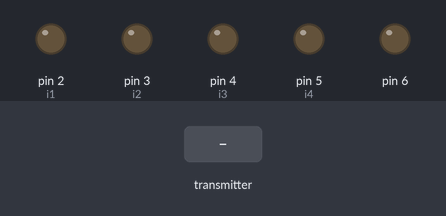
Bench run of a sketch on a simulated Arduino Uno, built with avr-gcc and run on an emulated ATmega328P. Shown: output pins drawn as LEDs (lit = HIGH). Inputs (shaded band) come from the test bench. No radio packets arrive unless stated.

Above: at 1.2 s.
1.3 s: the transmitter starts sending text.0 = 0
At 2.5 s:
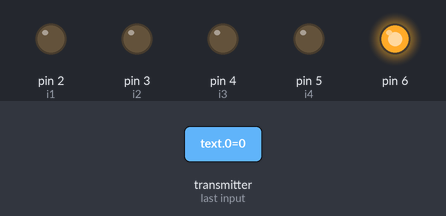
Timing chart, 0 to 4.3 s (numbered marks = the images above; inputs shaded):
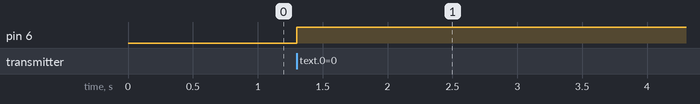

Measured:
- after the input at 1.3 s, pin 6: LOW → HIGH at once

The sketch:

Maze_Robot_RS.ino
```cpp
#include <SPI.h>
#include <nRF24L01.h>
#include <RF24.h>

RF24 radio(7, 8);

const byte rxAddr[6] = "00001";
int i1=2,i2=3,i3=4,i4=5;
char text[2];
void setup()
{
  //Serial.begin(9600);
  pinMode(i1, OUTPUT);
  pinMode(i2, OUTPUT);
  pinMode(i3, OUTPUT);
  pinMode(i4, OUTPUT);
  pinMode(6, OUTPUT);
  Serial.println(text[0]);
  radio.begin();
  radio.setPALevel(RF24_PA_LOW);
  radio.openReadingPipe(0, rxAddr);
  radio.startListening();
}

void setMotor(int v1,int v2,int v3,int v4){
  digitalWrite(i1,v1);
  digitalWrite(i2,v2);
  digitalWrite(i3,v3);
  digitalWrite(i4,v4);
}

void loop()
{
  if (radio.available())
  {
    radio.read(&text, sizeof(text));
    digitalWrite(6, 1);
    Serial.println(text[0]);
    switch(text[0]){
    case '1':
      //Serial.println("1");
      setMotor(1,0,1,0);
      break;
    case '2':
      //Serial.println("2");
      setMotor(0,1,0,1);
      break;
    case '3':
      //Serial.println("3");
      setMotor(1,0,0,1);
      break;
    case '4':
      //Serial.println("4");
      setMotor(0,1,1,0);
      break;
    default:
      //Serial.println("Stop");
      setMotor(0,0,0,0);
      break;
    }
  }
  //else Serial.println("No Signal");
}
```
